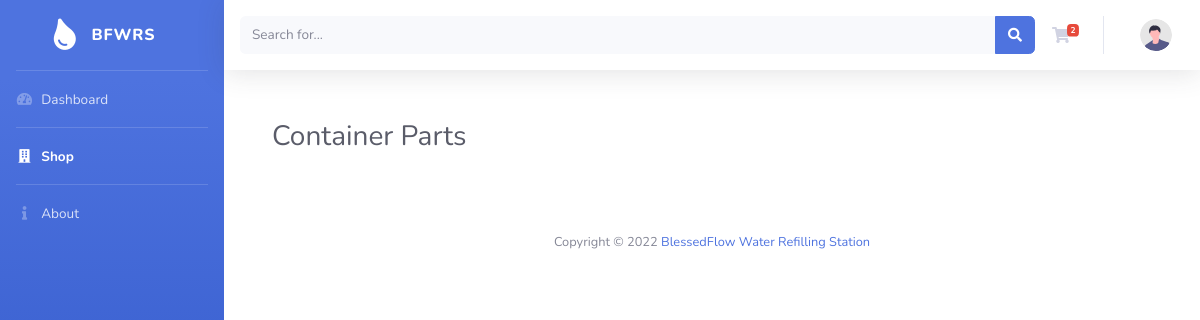
The app's page /shop.php, older data.
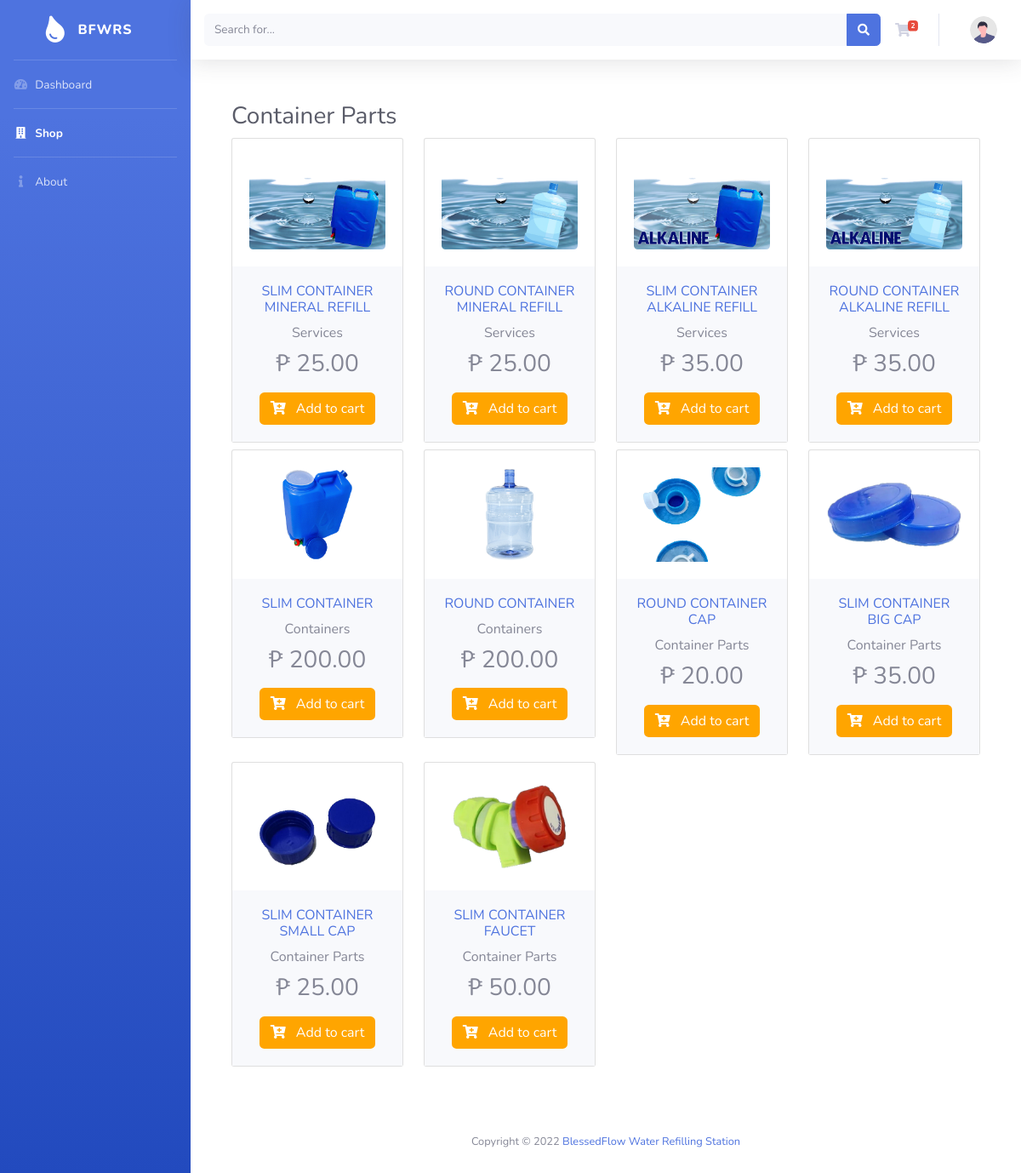
The same page, newer data.
### tables this page shows
CREATE TABLE `products` (
  `id` int(10) NOT NULL,
  `name` varchar(50) NOT NULL,
  `image` varchar(255) NOT NULL,
  `price` double(10,2) NOT NULL,
  `code` varchar(5) NOT NULL,
  `category` int(2) NOT NULL
);

CREATE TABLE `categories` (
  `id` int(2) NOT NULL,
  `description` varchar(20) NOT NULL
);

### shop.php (the view, shortened to what this page needs)
<!DOCTYPE html>
<html lang="en">
<?php
require 'sql/validate.php';
?>
<head>
    <link href="vendor/fontawesome-free/css/all.min.css" rel="stylesheet" type="text/css">
    <link href="css/sb-admin-2.css" rel="stylesheet">
</head>
<body id="page-top">
    <div id="wrapper">
        <ul class="navbar-nav bg-gradient-primary sidebar sidebar-dark accordion" id="accordionSidebar">
            <a class="sidebar-brand d-flex align-items-center justify-content-center" href="index.html">
                <div class="sidebar-brand-icon rotate-n-15">
                    <i class="fas fa-tint"></i>
                </div>
                <div class="sidebar-brand-text mx-3">BFWRS</div>
            </a>
            <hr class="sidebar-divider my-0">
            <li class="nav-item ">
                <a class="nav-link" href="index.php">
                    <i class="fas fa-fw fa-tachometer-alt"></i>
                    <span>Dashboard</span></a>
            </li>
            <hr class="sidebar-divider my-0">
            <li class="nav-item active">
                <a class="nav-link" href="">
                    <i class="fas fa-fw fa-building"></i>
                    <span>Shop</span></a>
            </li>
            <hr class="sidebar-divider my-0">
            <li class="nav-item ">
                <a class="nav-link" href="about.php">
                    <i class="fas fa-fw fa-info"></i>
                    <span>About</span></a>
            </li>
        </ul>
        <div id="content-wrapper " class="d-block w-100">
            <div id="content ">
                <nav class="navbar navbar-expand navbar-light bg-white topbar mb-4 static-top shadow ">
                    <form
                        class="d-none d-sm-inline-block form-inline my-2 my-md-0 w-100 navbar-search">
                        <div class="input-group">
                            <input type="text" class="form-control bg-light border-0 small" placeholder="Search for..."
                                aria-label="Search" aria-describedby="basic-addon2">
                            <div class="input-group-append">
                                <button class="btn btn-primary" type="button">
                                    <i class="fas fa-search fa-sm"></i>
                                </button>
                            </div>
                        </div>
                    </form>
                    <ul class="navbar-nav ml-auto">
                        <li class="nav-item dropdown no-arrow mx-1">
                            <a class="nav-link dropdown-toggle" href="#" id="messagesDropdown" role="button"
                                data-toggle="dropdown" aria-haspopup="true" aria-expanded="false">
                                <i class="fas fa-shopping-cart fa-fw"></i>
                                <span class="badge badge-danger badge-counter">2</span>
                            </a>
                        </li>
                        <li class="nav-item dropdown no-arrow">
                            <a class="nav-link dropdown-toggle" href="#" id="userDropdown" role="button"
                                data-toggle="dropdown" aria-haspopup="true" aria-expanded="false">
                                <img class="img-profile rounded-circle"
                                    src="img/undraw_profile.svg">
                            </a>
                        </li>
                    </ul>
                </nav>
<div class="container d-flex justify-content-center mt-50 mb-50">
    <div class="container-fluid ">
    <div class="d-sm-flex align-items-center justify-content-between mb-0">
    <h1 class="h3 mb-0 text-gray-800">Container Parts</h1>
    </div>
    <div class="row">
        <?php
                             $sql = "SELECT p.name, p.image, p.price, c.description  FROM products p  join categories c on p.category = c.id ";
                            $result=mysqli_query($link, $sql);
                            $records = array();
                             while($row = mysqli_fetch_assoc($result)){
                              $records[] = $row;
                              }foreach($records as $rec):?>
                              <div class="col-md-3 mt-2">
            <div class="card">
                <div class="card-body ">
                    <div class="card-img-actions"> <img src="<?php echo "img/". $rec['image']; ?>" class="card-img img-fluid" width="96" height="350" alt=""> </div>
                </div>
                <div class="card-body bg-light text-center">
                    <div class="mb-2">
                        <h6 class="font-weight-semibold mb-2"> <a href="#" class="text-default mb-2" data-abc="true"><?php echo $rec['name'];?> </a> </h6> <a href="#" class="text-muted" data-abc="true"><?php echo $rec['description'];?> </a>
                    </div>
                    <h3 class="mb-0 font-weight-semibold">₱ <?php echo $rec['price'];?> </h3>
                    <div class="text-muted mb-3"></div> <button type="button" class="btn bg-cart"><i class="fa fa-cart-plus mr-2"></i> Add to cart</button>
                </div>
            </div>
        </div>
                          <?php endforeach; ?>
        </div>
    </div>
</div>
            <footer class="sticky-footer ">
                <div class="container w-100">
                    <div class="copyright text-center">
                        <span>Copyright &copy; 2022 <a href="https://www.facebook.com/BlessedFlowWaterRefillingStation" >BlessedFlow Water Refilling Station</span>
                    </div>
                </div>
            </footer>
        </div>
</body>
</html>

Row changes from the older to the newer data that the page shows:
added products: image (picture), name "SLIM CONTAINER MINERAL REFILL", categories.description "Services", price "25.00"
added products: image (picture), name "ROUND CONTAINER MINERAL REFILL", categories.description "Services", price "25.00"
added products: image (picture), name "SLIM CONTAINER ALKALINE REFILL", categories.description "Services", price "35.00"
added products: image (picture), name "ROUND CONTAINER ALKALINE REFILL", categories.description "Services", price "35.00"
added products: image (picture), name "SLIM CONTAINER", categories.description "Containers", price "200.00"
added products: image (picture), name "ROUND CONTAINER", categories.description "Containers", price "200.00"
added products: image (picture), name "ROUND CONTAINER CAP", categories.description "Container Parts", price "20.00"
added products: image (picture), name "SLIM CONTAINER BIG CAP", categories.description "Container Parts", price "35.00"
added products: image (picture), name "SLIM CONTAINER SMALL CAP", categories.description "Container Parts", price "25.00"
added products: image (picture), name "SLIM CONTAINER FAUCET", categories.description "Container Parts", price "50.00"
